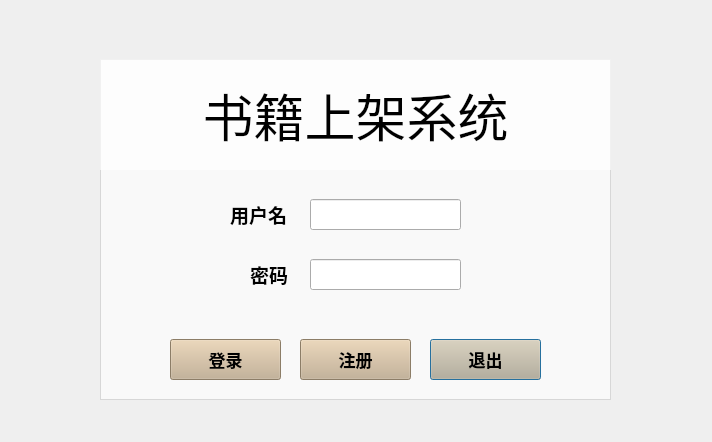
<?xml version="1.0" encoding="UTF-8"?>
<ui version="4.0">
 <class>login</class>
 <widget class="QDialog" name="login">
  <property name="geometry">
   <rect>
    <x>0</x>
    <y>0</y>
    <width>712</width>
    <height>442</height>
   </rect>
  </property>
  <property name="windowTitle">
   <string>Dialog</string>
  </property>
  <widget class="QWidget" name="widget" native="true">
   <property name="geometry">
    <rect>
     <x>-10</x>
     <y>0</y>
     <width>731</width>
     <height>471</height>
    </rect>
   </property>
   <property name="styleSheet">
    <string notr="true">#widget{background-image: url(:/res/login_back.jpg)}</string>
   </property>
   <widget class="QFrame" name="frame_2">
    <property name="geometry">
     <rect>
      <x>110</x>
      <y>59</y>
      <width>511</width>
      <height>341</height>
     </rect>
    </property>
    <property name="styleSheet">
     <string notr="true">QFrame {
            background-color: rgba(255, 255, 255, 165); /* 白色背景，50% 透明度 */
        }</string>
    </property>
    <property name="frameShape">
     <enum>QFrame::StyledPanel</enum>
    </property>
    <property name="frameShadow">
     <enum>QFrame::Raised</enum>
    </property>
    <widget class="QLineEdit" name="password_2">
     <property name="geometry">
      <rect>
       <x>210</x>
       <y>200</y>
       <width>151</width>
       <height>31</height>
      </rect>
     </property>
     <property name="echoMode">
      <enum>QLineEdit::Password</enum>
     </property>
    </widget>
    <widget class="QLineEdit" name="username_2">
     <property name="geometry">
      <rect>
       <x>210</x>
       <y>140</y>
       <width>151</width>
       <height>31</height>
      </rect>
     </property>
    </widget>
    <widget class="QLabel" name="username_1">
     <property name="geometry">
      <rect>
       <x>130</x>
       <y>140</y>
       <width>71</width>
       <height>31</height>
      </rect>
     </property>
     <property name="font">
      <font>
       <family>楷体</family>
       <pointsize>14</pointsize>
       <weight>75</weight>
       <bold>true</bold>
      </font>
     </property>
     <property name="styleSheet">
      <string notr="true">QLabel {background-color: transparent;}</string>
     </property>
     <property name="text">
      <string>用户名</string>
     </property>
    </widget>
    <widget class="QLabel" name="password_1">
     <property name="geometry">
      <rect>
       <x>150</x>
       <y>200</y>
       <width>51</width>
       <height>31</height>
      </rect>
     </property>
     <property name="font">
      <font>
       <family>楷体</family>
       <pointsize>14</pointsize>
       <weight>75</weight>
       <bold>true</bold>
      </font>
     </property>
     <property name="styleSheet">
      <string notr="true">QLabel {background-color: transparent;}</string>
     </property>
     <property name="text">
      <string>密码</string>
     </property>
    </widget>
    <widget class="QPushButton" name="cancel_btn">
     <property name="geometry">
      <rect>
       <x>330</x>
       <y>280</y>
       <width>111</width>
       <height>41</height>
      </rect>
     </property>
     <property name="font">
      <font>
       <family>Adobe 黑体 Std R</family>
       <pointsize>13</pointsize>
       <weight>75</weight>
       <bold>true</bold>
      </font>
     </property>
     <property name="styleSheet">
      <string notr="true">background-color: rgb(196, 175, 144)</string>
     </property>
     <property name="text">
      <string>退出</string>
     </property>
    </widget>
    <widget class="QPushButton" name="login_btn">
     <property name="geometry">
      <rect>
       <x>70</x>
       <y>280</y>
       <width>111</width>
       <height>41</height>
      </rect>
     </property>
     <property name="font">
      <font>
       <family>Adobe 黑体 Std R</family>
       <pointsize>13</pointsize>
       <weight>75</weight>
       <bold>true</bold>
      </font>
     </property>
     <property name="styleSheet">
      <string notr="true">background-color: rgb(196, 175, 144);</string>
     </property>
     <property name="text">
      <string>登录</string>
     </property>
    </widget>
    <widget class="QPushButton" name="register_btn">
     <property name="geometry">
      <rect>
       <x>200</x>
       <y>280</y>
       <width>111</width>
       <height>41</height>
      </rect>
     </property>
     <property name="font">
      <font>
       <family>Adobe 黑体 Std R</family>
       <pointsize>13</pointsize>
       <weight>75</weight>
       <bold>true</bold>
      </font>
     </property>
     <property name="styleSheet">
      <string notr="true">background-color: rgb(196, 175, 144)</string>
     </property>
     <property name="text">
      <string>注册</string>
     </property>
    </widget>
    <widget class="QLabel" name="title">
     <property name="geometry">
      <rect>
       <x>-100</x>
       <y>0</y>
       <width>711</width>
       <height>111</height>
      </rect>
     </property>
     <property name="font">
      <font>
       <family>方正姚体</family>
       <pointsize>38</pointsize>
      </font>
     </property>
     <property name="text">
      <string>书籍上架系统</string>
     </property>
     <property name="alignment">
      <set>Qt::AlignCenter</set>
     </property>
    </widget>
   </widget>
  </widget>
 </widget>
 <resources/>
 <connections/>
</ui>
